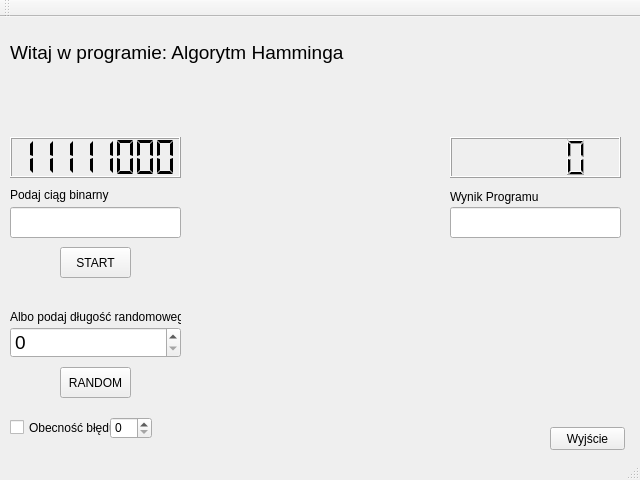
<?xml version="1.0" encoding="UTF-8"?>
<ui version="4.0">
 <class>MainWindow</class>
 <widget class="QMainWindow" name="MainWindow">
  <property name="geometry">
   <rect>
    <x>0</x>
    <y>0</y>
    <width>640</width>
    <height>480</height>
   </rect>
  </property>
  <property name="sizePolicy">
   <sizepolicy hsizetype="Preferred" vsizetype="Preferred">
    <horstretch>0</horstretch>
    <verstretch>0</verstretch>
   </sizepolicy>
  </property>
  <property name="minimumSize">
   <size>
    <width>640</width>
    <height>480</height>
   </size>
  </property>
  <property name="maximumSize">
   <size>
    <width>640</width>
    <height>480</height>
   </size>
  </property>
  <property name="windowTitle">
   <string>Algorytm Hamminga</string>
  </property>
  <widget class="QWidget" name="centralWidget">
   <widget class="QPushButton" name="StartButton">
    <property name="geometry">
     <rect>
      <x>60</x>
      <y>230</y>
      <width>71</width>
      <height>31</height>
     </rect>
    </property>
    <property name="text">
     <string>START</string>
    </property>
   </widget>
   <widget class="QLabel" name="label">
    <property name="geometry">
     <rect>
      <x>10</x>
      <y>20</y>
      <width>471</width>
      <height>31</height>
     </rect>
    </property>
    <property name="font">
     <font>
      <pointsize>14</pointsize>
     </font>
    </property>
    <property name="text">
     <string>Witaj w programie: Algorytm Hamminga</string>
    </property>
   </widget>
   <widget class="QLabel" name="label_2">
    <property name="geometry">
     <rect>
      <x>10</x>
      <y>170</y>
      <width>171</width>
      <height>16</height>
     </rect>
    </property>
    <property name="text">
     <string>Podaj ciąg binarny</string>
    </property>
   </widget>
   <widget class="QSpinBox" name="RandomBoxer">
    <property name="geometry">
     <rect>
      <x>10</x>
      <y>310</y>
      <width>171</width>
      <height>31</height>
     </rect>
    </property>
    <property name="font">
     <font>
      <pointsize>14</pointsize>
     </font>
    </property>
   </widget>
   <widget class="QLabel" name="label_3">
    <property name="geometry">
     <rect>
      <x>10</x>
      <y>290</y>
      <width>171</width>
      <height>20</height>
     </rect>
    </property>
    <property name="text">
     <string>Albo podaj długość randomowego</string>
    </property>
   </widget>
   <widget class="QPushButton" name="RandomButton">
    <property name="geometry">
     <rect>
      <x>60</x>
      <y>350</y>
      <width>71</width>
      <height>31</height>
     </rect>
    </property>
    <property name="text">
     <string>RANDOM</string>
    </property>
   </widget>
   <widget class="QLCDNumber" name="insert">
    <property name="geometry">
     <rect>
      <x>10</x>
      <y>120</y>
      <width>171</width>
      <height>41</height>
     </rect>
    </property>
    <property name="digitCount">
     <number>8</number>
    </property>
    <property name="mode">
     <enum>QLCDNumber::Bin</enum>
    </property>
    <property name="segmentStyle">
     <enum>QLCDNumber::Flat</enum>
    </property>
    <property name="intValue" stdset="0">
     <number>248</number>
    </property>
   </widget>
   <widget class="QCheckBox" name="checkBox">
    <property name="geometry">
     <rect>
      <x>10</x>
      <y>400</y>
      <width>101</width>
      <height>21</height>
     </rect>
    </property>
    <property name="text">
     <string>Obecność błędu</string>
    </property>
   </widget>
   <widget class="QPushButton" name="Quit">
    <property name="geometry">
     <rect>
      <x>550</x>
      <y>410</y>
      <width>75</width>
      <height>23</height>
     </rect>
    </property>
    <property name="text">
     <string>Wyjście</string>
    </property>
   </widget>
   <widget class="QSpinBox" name="spinBox">
    <property name="geometry">
     <rect>
      <x>110</x>
      <y>400</y>
      <width>42</width>
      <height>22</height>
     </rect>
    </property>
   </widget>
   <widget class="QLabel" name="label_4">
    <property name="geometry">
     <rect>
      <x>250</x>
      <y>200</y>
      <width>131</width>
      <height>131</height>
     </rect>
    </property>
    <property name="text">
     <string/>
    </property>
    <property name="pixmap">
     <pixmap>../build-Hamming-Desktop_Qt_5_6_2_MinGW_32bit-Debug/Hamming.png</pixmap>
    </property>
   </widget>
   <widget class="QLCDNumber" name="lcdNumber">
    <property name="geometry">
     <rect>
      <x>450</x>
      <y>120</y>
      <width>171</width>
      <height>41</height>
     </rect>
    </property>
   </widget>
   <widget class="QLabel" name="label_5">
    <property name="geometry">
     <rect>
      <x>450</x>
      <y>170</y>
      <width>171</width>
      <height>20</height>
     </rect>
    </property>
    <property name="text">
     <string>Wynik Programu</string>
    </property>
   </widget>
   <widget class="QLineEdit" name="PoleTekstowe">
    <property name="geometry">
     <rect>
      <x>10</x>
      <y>190</y>
      <width>171</width>
      <height>31</height>
     </rect>
    </property>
   </widget>
   <widget class="QLineEdit" name="PoleRezultatu">
    <property name="geometry">
     <rect>
      <x>450</x>
      <y>190</y>
      <width>171</width>
      <height>31</height>
     </rect>
    </property>
   </widget>
  </widget>
  <widget class="QMenuBar" name="menuBar">
   <property name="geometry">
    <rect>
     <x>0</x>
     <y>0</y>
     <width>640</width>
     <height>21</height>
    </rect>
   </property>
  </widget>
  <widget class="QToolBar" name="mainToolBar">
   <attribute name="toolBarArea">
    <enum>TopToolBarArea</enum>
   </attribute>
   <attribute name="toolBarBreak">
    <bool>false</bool>
   </attribute>
  </widget>
  <widget class="QStatusBar" name="statusBar"/>
 </widget>
 <layoutdefault spacing="6" margin="11"/>
 <resources/>
 <connections/>
</ui>
